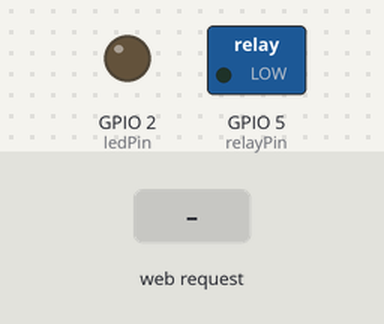
A sketch run on a simulated ESP8266 (Wemos D1 mini). Shown: switched loads named in the sketch (green lamp = pin HIGH), output pins drawn as LEDs (lit = HIGH). The test bench sets the inputs (shaded band). WiFi joins after 1.5 s; servers stay silent unless stated; what the sketch prints to the serial monitor is not drawn.

Above: at 2.7 s.
2.8 s: HTTP request GET /LED=ON received
At 3.4 s:
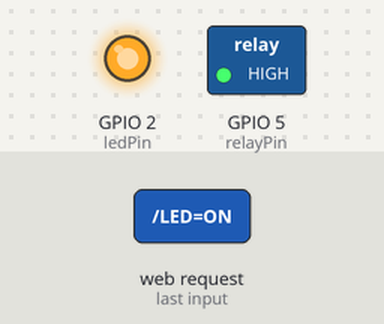
4.3 s: HTTP request GET /LED=OFF received
At 5.5 s:
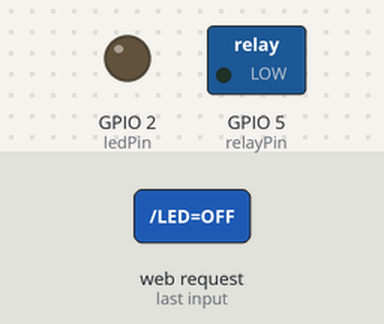
5.8 s: HTTP request GET /gpio/1 received
At 6.8 s:
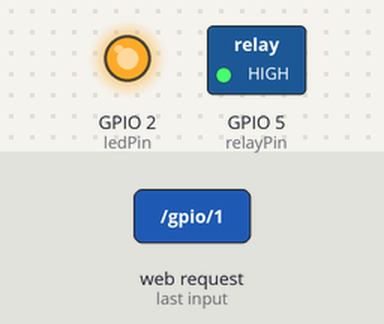
7.3 s: HTTP request GET /gpio/0 received
At 8.0 s:
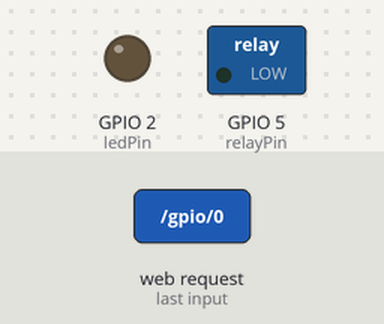
Timing chart, 0 to 9.8 s (numbered marks = the images above; inputs shaded):
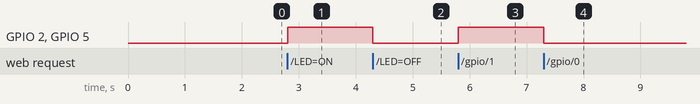

Measured:
- after the input at 2.8 s, GPIO 2 (ledPin), GPIO 5 (relayPin): LOW → HIGH at once
- after the input at 4.3 s, GPIO 2 (ledPin), GPIO 5 (relayPin): HIGH → LOW at once
- after the input at 5.8 s, GPIO 2 (ledPin), GPIO 5 (relayPin): LOW → HIGH at once
- after the input at 7.3 s, GPIO 2 (ledPin), GPIO 5 (relayPin): HIGH → LOW at once

The sketch:

LightBulb.ino
```cpp
/*This sketch is to turn ON/OFF relay shield which is connected to an etension
 * cord
 * for Christmas tree lights or whatever I want to turn on/off remotely
 */

#include <ESP8266WiFi.h>
#define relayPin 5//  Initialize D1 aka GPIO-5 as an output on the WeMOS board


//  CONNECT TO WLAN
const char* ssid = "NOWTV659CD";//*****************************
const char* password = "PVQRWBCDPV";//****************

int ledPin = 2; // assign pin 2 for LED (GPIO2);
int value;
//  CREATE WEBSERVER
WiFiServer server(80);


void setup() {
//  pinMode(LED_BUILTIN, OUTPUT);  // Initialize the LED_BUILTIN pin as an output

  pinMode(relayPin, OUTPUT);     // Initialize the D1 aka GPIO5 as an output


  Serial.begin(115200);          //IN CASE I WANT TO USE ONBOARD LED
  delay(10);


  pinMode(ledPin, OUTPUT);
  digitalWrite(ledPin, LOW);

  // Connect to WiFi network
  Serial.println();
  Serial.println();
  Serial.print("Connecting to ");
  Serial.println(ssid);

  IPAddress ip(192, 168, 0, 107);
  IPAddress gateway(192, 168, 0, 1);
  IPAddress subnet(255, 255, 255, 0);
  WiFi.config(ip, gateway, subnet);

  WiFi.begin(ssid, password);

  while (WiFi.status() != WL_CONNECTED) {
    delay(500);
    Serial.print(".");
  }
  Serial.println("");
  Serial.println("WiFi connected");

  // Start the server
  server.begin();
  Serial.println("Server started");

  // Print the IP address
  Serial.print("Use this URL to connect: ");
  Serial.print("http://");
  Serial.print(WiFi.localIP());
  Serial.println("/");

  int value = LOW;

}

void loop() {
  // Check if a client has connected
  WiFiClient client = server.available();
  if (!client) {
    return;
  }

  // Wait until the client sends some data
  Serial.println("new client");
  while (!client.available()) {
    delay(1);
  }

  // Read the first line of the request
  String request = client.readStringUntil('\r');
  Serial.println(request);
  client.flush();

  // Match the request

  //int value = LOW;
  if (request.indexOf("/LED=ON") != -1) {
    //digitalWrite(ledPin, LOW);
    digitalWrite(relayPin, HIGH);   // Turn the RELAY on (Note the Relay is active high
    value = HIGH;
  }
  if (request.indexOf("/LED=OFF") != -1) {
    //digitalWrite(ledPin, HIGH);
    digitalWrite(relayPin, LOW);   // Turn the RELAY on (Note the Relay is active high
    value = LOW;
  }
  if (request.indexOf("/gpio/1") != -1) {
    //digitalWrite(ledPin, LOW);
    digitalWrite(relayPin, HIGH);   // Turn the RELAY on (Note the Relay is active high
    value = HIGH;
  }
  if (request.indexOf("/gpio/0") != -1) {
    //digitalWrite(ledPin, HIGH);
    digitalWrite(relayPin, LOW);   // Turn the RELAY on (Note the Relay is active high
    value = LOW;
  }

  // Set ledPin according to the request
  digitalWrite(ledPin, value);


  // Return the response
  //client.println("HTTP/1.1 200 OK");
  client.println("I'm a Light Bulb!");

  client.println("Content-Type: text/html");
  client.println(""); //  do not forget this one
  client.println("<!DOCTYPE HTML>");
  client.println("<html>");

  client.println("Hello Hal.  Nice weather we're having!<br>");
  client.println("What can I do for you today?<br>");
  client.println("By the way, your tree lights are ");


  if (value == LOW) {
    client.print("<b>On.");
  } else {
    client.print("<b>Off.");
  }
  client.println("<center><HR><BR>");
  client.println("<a href=\"/LED=ON\"><button>ON<\button></a><br><br>");

  client.println("<a href=\"/LED=OFF\"><button>OFF<\button></a><br>");
  client.println("</html>");

  delay(1);
  Serial.println("Client disconnected");
  Serial.println("");

}
```
